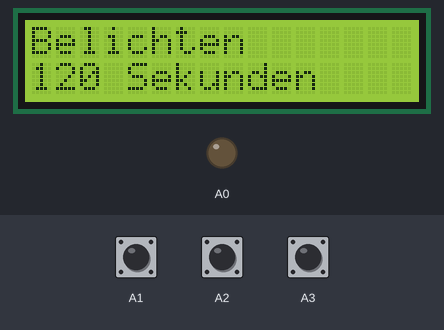
Recording of a sketch running on a simulated Arduino Uno, built with avr-gcc and run on an emulated ATmega328P. On the bench: 16×2 character LCD, output pins drawn as LEDs (lit = HIGH). The inputs (shaded band) are chosen by the test bench; at power-on: A1 HIGH, A2 HIGH, A3 HIGH.

Above: at 1.2 s.
1.3 s: A1 pulled LOW for 3.2 s
At 3.8 s:
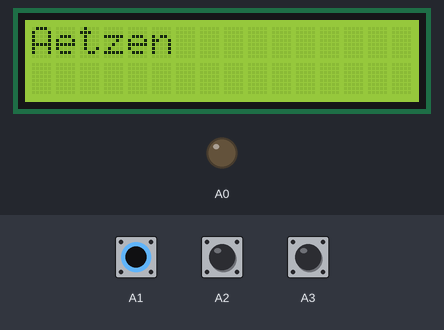
6.0 s: A1 pulled LOW for 3.2 s
At 7.5 s:
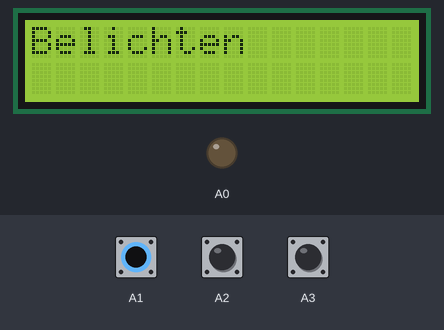
10.7 s: A1 pulled LOW for 0.15 s
At 11.6 s:
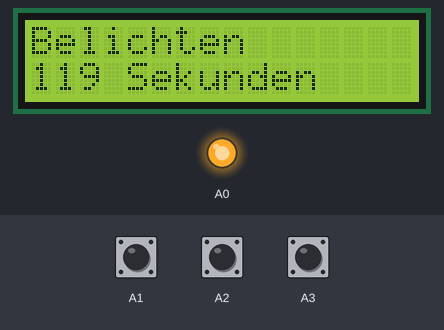
13.8 s: A1 pulled LOW for 1 s
At 15.8 s:
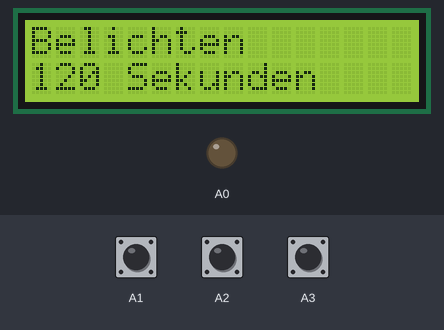
Timing chart, 0 to 17.3 s (numbered marks = the images above; inputs shaded):
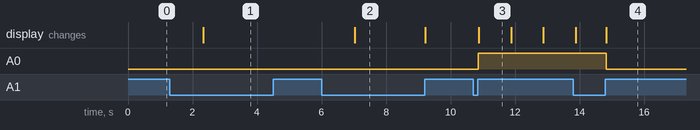

The sketch:

Programm.ino
```cpp
#include <Wire.h>
#include <LiquidCrystal_I2C.h>
#include <avr/pgmspace.h>
#include <TimerOne.h>


LiquidCrystal_I2C lcd(0x27, 2, 1, 0, 4, 5, 6, 7, 3, POSITIVE); // Set the LCD I2C address

const char sekunde[] PROGMEM = "Sekunden";

unsigned long debounce_time, start_time, press_time;
uint8_t timer = 120;
uint8_t s_temp = 70;
uint8_t mod = 1;
uint8_t mod_lock = 0;
volatile int8_t inc_val = 0;
volatile uint8_t inc_in_old;
volatile int8_t inc_count;

void modus(uint8_t mod) {
  lcd.clear();
  lcd.home();
  switch (mod) {
    case 1:
      lcd.print(F("Belichten"));
      break;
    case 2:
      lcd.print(F("Aetzen"));
      break;
  }
  lcd.setCursor(0, 1);
}

void setTime(uint8_t sec) {
  char pstring[17];
  sprintf(pstring, "%03i ", sec);
  lcd.setCursor(0, 1);
  lcd.print(pstring);
  strcpy_P(pstring, (char*)sekunde);
  lcd.print(pstring);
}

void setTemperatur(uint8_t sollTemperatur, uint8_t istTemperatur) {
  char pstring[17];
  sprintf(pstring, "%03i C   %03i C", sollTemperatur, istTemperatur);
  lcd.setCursor(0, 1);
  lcd.print(pstring);
}

void incISR() {
  uint8_t inc_in = (digitalRead(A2) << 0) | (digitalRead(A3) << 1);
  if (inc_in != inc_in_old) {
    switch (inc_in_old) {
      case 0:
        if (inc_in == 1)inc_val += 1;
        if (inc_in == 2)inc_val += -1;
        break;
      case 1:
        if (inc_in == 3)inc_val += 1;
        if (inc_in == 0)inc_val += -1;
        break;
      case 2:
        if (inc_in == 0)inc_val += 1;
        if (inc_in == 3)inc_val += -1;
        break;
      case 3:
        if (inc_in == 2)inc_val += 1;
        if (inc_in == 1)inc_val += -1;
        break;
    }

  }
  inc_in_old = inc_in;
}

void setup()
{


  lcd.begin(16, 2);              // initialize the lcd


  lcd.home ();
  modus(mod);
  setTime(timer);
  lcd.setCursor(0, 1);
  //set output
  pinMode(A0, OUTPUT);
  //set input
  pinMode(A1, INPUT);
  pinMode(A2, INPUT);
  pinMode(A3, INPUT);
  //set pullup
  digitalWrite(A1, HIGH); //enter
  digitalWrite(A2, HIGH); //a
  digitalWrite(A3, HIGH); //b
  inc_in_old = (digitalRead(A2) << 0) | (digitalRead(A3) << 1);
  Timer1.initialize(1000); // set a timer of length 100000 microseconds (or 0.1 sec - or 10Hz => the led will blink 5 times, 5 cycles of on-and-off, per second)
  Timer1.attachInterrupt( incISR ); // attach the service routine here
}

void belichter(uint8_t enter) {
  if (inc_val < -3) {
    inc_val = 0;
    timer--;
    setTime(timer);
  }
  if (inc_val > 3) {
    inc_val = 0;
    timer++;
    setTime(timer);
  }
  if (enter && start_time == 0) {
    enter = 0;
    mod_lock = 1;
    digitalWrite(A0, HIGH);
    start_time = millis();
    start_time += (unsigned long)1000 * timer;
  }
  if (start_time < millis() || enter) {
    enter = 0;
    start_time = 0;
    mod_lock = 0;
    digitalWrite(A0, LOW);
    setTime(timer);
  } else if (start_time > millis()) {
    unsigned long delta_time = start_time - millis();
    delta_time /= 1000;
    setTime(delta_time);
  }
}
void aetzen(uint8_t enter) {
  if (inc_val < -3) {
    inc_val = 0;
    s_temp--;
    setTemperatur(s_temp, 0);
  }
  if (inc_val > 3) {
    inc_val = 0;
    s_temp++;
    setTemperatur(s_temp, 0);
  }
  if(enter){
    mod_lock=1;
    //switch on
    }
  if(mod_lock==1 && enter){
    mod_lock=0;
    //switch off
    }
  if(mod_lock){
    //control
    }
}

void loop()
{
  uint8_t taster;
  static uint8_t taster_old = 0;
  int8_t enter = 0;

  if (debounce_time + 20 < millis()) {
    debounce_time = millis();
    taster = digitalRead(A1) ^ 1;
    if (taster != taster_old) {
      if (taster == 0)enter = 1;
    }
    if (taster == 0)press_time = 0;
    if (press_time == 0 && taster)press_time = 1000 + millis();
    if (taster && press_time < millis() && mod_lock == 0) {
      if (++mod > 2)mod = 1;
      modus(mod);
      press_time = 0;
      while (digitalRead(A1) ^ 1);
      taster = 0;
      taster_old = 0;
    }
    taster_old = taster;
  }

  switch (mod) {
    case 1:
      belichter(enter);
      break;
    case 2:
      aetzen(enter);
      break;
  }
}
```

Measured:
- after the input at 1.3 s, the display: changes after 1.0 s (image 1)
- after the input at 6.0 s, the display: changes after 1.0 s (image 2)
- after the input at 10.7 s, A0: LOW → HIGH after 0.16 s; the display: changes after 0.18 s (image 3)
- after the input at 13.8 s, A0: HIGH → LOW after 1.0 s
